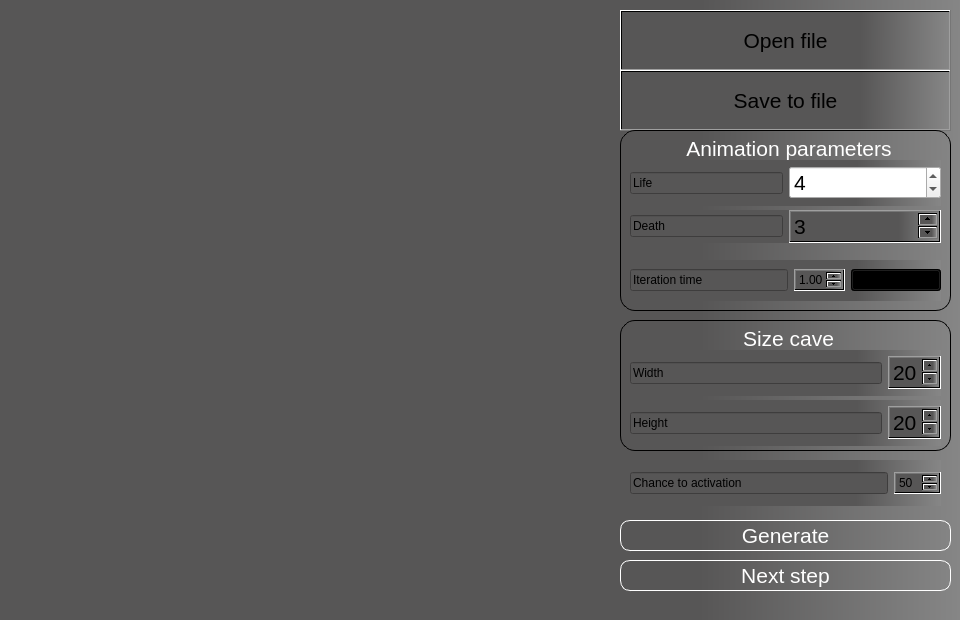
<?xml version="1.0" encoding="UTF-8"?>
<ui version="4.0">
 <class>CaveWindow</class>
 <widget class="QMainWindow" name="CaveWindow">
  <property name="geometry">
   <rect>
    <x>0</x>
    <y>0</y>
    <width>960</width>
    <height>620</height>
   </rect>
  </property>
  <property name="sizePolicy">
   <sizepolicy hsizetype="Fixed" vsizetype="Fixed">
    <horstretch>0</horstretch>
    <verstretch>0</verstretch>
   </sizepolicy>
  </property>
  <property name="windowTitle">
   <string>MainWindow</string>
  </property>
  <property name="styleSheet">
   <string notr="true">background-color: qlineargradient(spread:pad, x1:1, y1:0.445055, x2:0.729, y2:0.44468, stop:0 rgba(134, 134, 134, 255), stop:1 rgba(87, 86, 86, 255));</string>
  </property>
  <widget class="QWidget" name="centralwidget">
   <widget class="QPushButton" name="caveOpenFile">
    <property name="geometry">
     <rect>
      <x>620</x>
      <y>10</y>
      <width>331</width>
      <height>61</height>
     </rect>
    </property>
    <property name="font">
     <font>
      <pointsize>16</pointsize>
     </font>
    </property>
    <property name="styleSheet">
     <string notr="true">QPushButton#caveOpenFile {
color:rgb(255, 255, 255);
border:solid;
border-radius:10px;
border-color: rgb(255,255,255);
border-width:1px;
margin-bottom:10px;
background-color:none;
}
QPushButton#caveOpenFile:checked { background: rgb(83, 84, 85); }
QPushButton#caveOpenFile:pressed { background: rgb(83, 84, 85); }</string>
    </property>
    <property name="text">
     <string>Open file</string>
    </property>
   </widget>
   <widget class="QPushButton" name="caveSaveToFile">
    <property name="geometry">
     <rect>
      <x>620</x>
      <y>70</y>
      <width>331</width>
      <height>61</height>
     </rect>
    </property>
    <property name="font">
     <font>
      <pointsize>16</pointsize>
     </font>
    </property>
    <property name="styleSheet">
     <string notr="true">QPushButton#caveSaveToFile {
color:rgb(255, 255, 255);
border:solid;
border-radius:10px;
border-color: rgb(255,255,255);
border-width:1px;
margin-bottom:10px;
background-color:none;
}
QPushButton#caveSaveToFile:checked { background: rgb(83, 84, 85); }
QPushButton#caveSaveToFile:pressed { background: rgb(83, 84, 85); }</string>
    </property>
    <property name="text">
     <string>Save to file</string>
    </property>
   </widget>
   <widget class="QGroupBox" name="groupCellParameters">
    <property name="geometry">
     <rect>
      <x>620</x>
      <y>130</y>
      <width>331</width>
      <height>181</height>
     </rect>
    </property>
    <property name="font">
     <font>
      <pointsize>16</pointsize>
     </font>
    </property>
    <property name="styleSheet">
     <string notr="true">QGroupBox#groupCellParameters {
border:1px solid;
border-radius: 15px;
background-color:none;
}
QGroupBox#groupCellParameters::title  {
    subcontrol-origin: margin;
    subcontrol-position: top center;
    background-color: none;
    color: rgb(255, 255, 255);
	top:6px;
	border-bottom:1px solid;
}</string>
    </property>
    <property name="title">
     <string>Animation parameters</string>
    </property>
    <widget class="QWidget" name="layoutWidget">
     <property name="geometry">
      <rect>
       <x>10</x>
       <y>30</y>
       <width>311</width>
       <height>46</height>
      </rect>
     </property>
     <layout class="QHBoxLayout" name="horizontalLayout_4">
      <item>
       <widget class="QLineEdit" name="lineEdit_3">
        <property name="sizePolicy">
         <sizepolicy hsizetype="Minimum" vsizetype="Maximum">
          <horstretch>0</horstretch>
          <verstretch>0</verstretch>
         </sizepolicy>
        </property>
        <property name="styleSheet">
         <string notr="true">background-color: rgb(87, 86, 86);</string>
        </property>
        <property name="text">
         <string>Life</string>
        </property>
        <property name="readOnly">
         <bool>true</bool>
        </property>
       </widget>
      </item>
      <item>
       <widget class="QSpinBox" name="spinBoxLife">
        <property name="sizePolicy">
         <sizepolicy hsizetype="Minimum" vsizetype="Maximum">
          <horstretch>0</horstretch>
          <verstretch>0</verstretch>
         </sizepolicy>
        </property>
        <property name="font">
         <font>
          <pointsize>16</pointsize>
         </font>
        </property>
        <property name="styleSheet">
         <string notr="true">background-color:none;</string>
        </property>
        <property name="maximum">
         <number>7</number>
        </property>
        <property name="value">
         <number>4</number>
        </property>
       </widget>
      </item>
     </layout>
    </widget>
    <widget class="QWidget" name="layoutWidget">
     <property name="geometry">
      <rect>
       <x>10</x>
       <y>80</y>
       <width>311</width>
       <height>46</height>
      </rect>
     </property>
     <layout class="QHBoxLayout" name="horizontalLayout_3">
      <property name="sizeConstraint">
       <enum>QLayout::SetMinAndMaxSize</enum>
      </property>
      <item>
       <widget class="QLineEdit" name="lineEdit_4">
        <property name="sizePolicy">
         <sizepolicy hsizetype="Minimum" vsizetype="Maximum">
          <horstretch>0</horstretch>
          <verstretch>0</verstretch>
         </sizepolicy>
        </property>
        <property name="styleSheet">
         <string notr="true">background-color: rgb(87, 86, 86);</string>
        </property>
        <property name="text">
         <string>Death</string>
        </property>
        <property name="readOnly">
         <bool>true</bool>
        </property>
       </widget>
      </item>
      <item>
       <widget class="QSpinBox" name="spinBoxDeath">
        <property name="sizePolicy">
         <sizepolicy hsizetype="Minimum" vsizetype="Maximum">
          <horstretch>0</horstretch>
          <verstretch>0</verstretch>
         </sizepolicy>
        </property>
        <property name="font">
         <font>
          <pointsize>16</pointsize>
         </font>
        </property>
        <property name="maximum">
         <number>7</number>
        </property>
        <property name="value">
         <number>3</number>
        </property>
       </widget>
      </item>
     </layout>
    </widget>
    <widget class="QWidget" name="layoutWidget">
     <property name="geometry">
      <rect>
       <x>10</x>
       <y>130</y>
       <width>311</width>
       <height>41</height>
      </rect>
     </property>
     <layout class="QHBoxLayout" name="horizontalLayout_6">
      <item>
       <widget class="QLineEdit" name="lineEdit_6">
        <property name="styleSheet">
         <string notr="true">background-color: rgb(87, 86, 86);</string>
        </property>
        <property name="text">
         <string>Iteration time</string>
        </property>
        <property name="readOnly">
         <bool>true</bool>
        </property>
       </widget>
      </item>
      <item>
       <widget class="QDoubleSpinBox" name="doubleSpinBoxTime">
        <property name="minimum">
         <double>0.010000000000000</double>
        </property>
        <property name="maximum">
         <double>5.000000000000000</double>
        </property>
        <property name="singleStep">
         <double>0.010000000000000</double>
        </property>
        <property name="value">
         <double>1.000000000000000</double>
        </property>
       </widget>
      </item>
      <item>
       <widget class="QComboBox" name="comboBox">
        <property name="sizePolicy">
         <sizepolicy hsizetype="Fixed" vsizetype="Fixed">
          <horstretch>0</horstretch>
          <verstretch>0</verstretch>
         </sizepolicy>
        </property>
        <property name="minimumSize">
         <size>
          <width>90</width>
          <height>0</height>
         </size>
        </property>
        <item>
         <property name="text">
          <string>Manual</string>
         </property>
        </item>
        <item>
         <property name="text">
          <string>Auto</string>
         </property>
        </item>
       </widget>
      </item>
     </layout>
    </widget>
   </widget>
   <widget class="QGroupBox" name="CaveParams">
    <property name="geometry">
     <rect>
      <x>620</x>
      <y>320</y>
      <width>331</width>
      <height>131</height>
     </rect>
    </property>
    <property name="font">
     <font>
      <pointsize>16</pointsize>
     </font>
    </property>
    <property name="styleSheet">
     <string notr="true">QGroupBox#CaveParams {
border:1px solid;
border-radius: 15px;
background-color:none;
}
QGroupBox#CaveParams::title  {
    subcontrol-origin: margin;
    subcontrol-position: top center;
    background-color: none;
    color: rgb(255, 255, 255);
	top:6px;
	border-bottom:1px solid;
}</string>
    </property>
    <property name="title">
     <string>Size cave</string>
    </property>
    <widget class="QWidget" name="layoutWidget">
     <property name="geometry">
      <rect>
       <x>10</x>
       <y>30</y>
       <width>311</width>
       <height>46</height>
      </rect>
     </property>
     <layout class="QHBoxLayout" name="horizontalLayout">
      <item>
       <widget class="QLineEdit" name="lineEdit">
        <property name="styleSheet">
         <string notr="true">background-color: rgb(87, 86, 86);</string>
        </property>
        <property name="text">
         <string>Width</string>
        </property>
        <property name="readOnly">
         <bool>true</bool>
        </property>
       </widget>
      </item>
      <item>
       <widget class="QSpinBox" name="spinBoxWidthCave">
        <property name="sizePolicy">
         <sizepolicy hsizetype="Preferred" vsizetype="Maximum">
          <horstretch>0</horstretch>
          <verstretch>0</verstretch>
         </sizepolicy>
        </property>
        <property name="font">
         <font>
          <pointsize>16</pointsize>
         </font>
        </property>
        <property name="minimum">
         <number>1</number>
        </property>
        <property name="maximum">
         <number>50</number>
        </property>
        <property name="value">
         <number>20</number>
        </property>
       </widget>
      </item>
     </layout>
    </widget>
    <widget class="QWidget" name="layoutWidget">
     <property name="geometry">
      <rect>
       <x>10</x>
       <y>80</y>
       <width>311</width>
       <height>46</height>
      </rect>
     </property>
     <layout class="QHBoxLayout" name="horizontalLayout_2">
      <item>
       <widget class="QLineEdit" name="lineEdit_2">
        <property name="styleSheet">
         <string notr="true">background-color: rgb(87, 86, 86);</string>
        </property>
        <property name="text">
         <string>Height</string>
        </property>
        <property name="readOnly">
         <bool>true</bool>
        </property>
       </widget>
      </item>
      <item>
       <widget class="QSpinBox" name="spinBoxHeightCave">
        <property name="sizePolicy">
         <sizepolicy hsizetype="Preferred" vsizetype="Maximum">
          <horstretch>0</horstretch>
          <verstretch>0</verstretch>
         </sizepolicy>
        </property>
        <property name="font">
         <font>
          <pointsize>16</pointsize>
         </font>
        </property>
        <property name="minimum">
         <number>1</number>
        </property>
        <property name="maximum">
         <number>50</number>
        </property>
        <property name="value">
         <number>20</number>
        </property>
       </widget>
      </item>
     </layout>
    </widget>
   </widget>
   <widget class="QPushButton" name="caveGenerateButtom">
    <property name="geometry">
     <rect>
      <x>620</x>
      <y>520</y>
      <width>331</width>
      <height>41</height>
     </rect>
    </property>
    <property name="font">
     <font>
      <pointsize>16</pointsize>
     </font>
    </property>
    <property name="styleSheet">
     <string notr="true">QPushButton#caveGenerateButtom {
color:rgb(255, 255, 255);
border:solid;
border-radius:10px;
border-color: rgb(255,255,255);
border-width:1px;
margin-bottom:10px;
background-color:none;
}
QPushButton#caveGenerateButtom:checked { background: rgb(83, 84, 85); }
QPushButton#caveGenerateButtom:pressed { background: rgb(83, 84, 85); }</string>
    </property>
    <property name="text">
     <string>Generate</string>
    </property>
   </widget>
   <widget class="CaveDrawWidget" name="DrawWidget" native="true">
    <property name="geometry">
     <rect>
      <x>10</x>
      <y>10</y>
      <width>600</width>
      <height>600</height>
     </rect>
    </property>
    <property name="styleSheet">
     <string notr="true">background-color:rgb(87, 86, 86);</string>
    </property>
   </widget>
   <widget class="QWidget" name="layoutWidget">
    <property name="geometry">
     <rect>
      <x>630</x>
      <y>460</y>
      <width>311</width>
      <height>46</height>
     </rect>
    </property>
    <layout class="QHBoxLayout" name="horizontalLayout_5">
     <item>
      <widget class="QLineEdit" name="lineEdit_5">
       <property name="styleSheet">
        <string notr="true">background-color: rgb(87, 86, 86);</string>
       </property>
       <property name="text">
        <string>Chance to activation</string>
       </property>
       <property name="readOnly">
        <bool>true</bool>
       </property>
      </widget>
     </item>
     <item>
      <widget class="QSpinBox" name="SpinBoxChance">
       <property name="maximum">
        <number>100</number>
       </property>
       <property name="value">
        <number>50</number>
       </property>
      </widget>
     </item>
    </layout>
   </widget>
   <widget class="QPushButton" name="caveNextStepButtom">
    <property name="geometry">
     <rect>
      <x>620</x>
      <y>560</y>
      <width>331</width>
      <height>41</height>
     </rect>
    </property>
    <property name="font">
     <font>
      <pointsize>16</pointsize>
     </font>
    </property>
    <property name="styleSheet">
     <string notr="true">QPushButton#caveNextStepButtom {
color:rgb(255, 255, 255);
border:solid;
border-radius:10px;
border-color: rgb(255,255,255);
border-width:1px;
margin-bottom:10px;
background-color:none;
}
QPushButton#caveNextStepButtom:checked { background: rgb(83, 84, 85); }
QPushButton#caveNextStepButtom:pressed { background: rgb(83, 84, 85); }</string>
    </property>
    <property name="text">
     <string>Next step</string>
    </property>
   </widget>
  </widget>
 </widget>
 <customwidgets>
  <customwidget>
   <class>CaveDrawWidget</class>
   <extends>QWidget</extends>
   <header location="global">Maze/View/CaveDrawWidget.h</header>
   <container>1</container>
  </customwidget>
 </customwidgets>
 <resources/>
 <connections/>
</ui>
